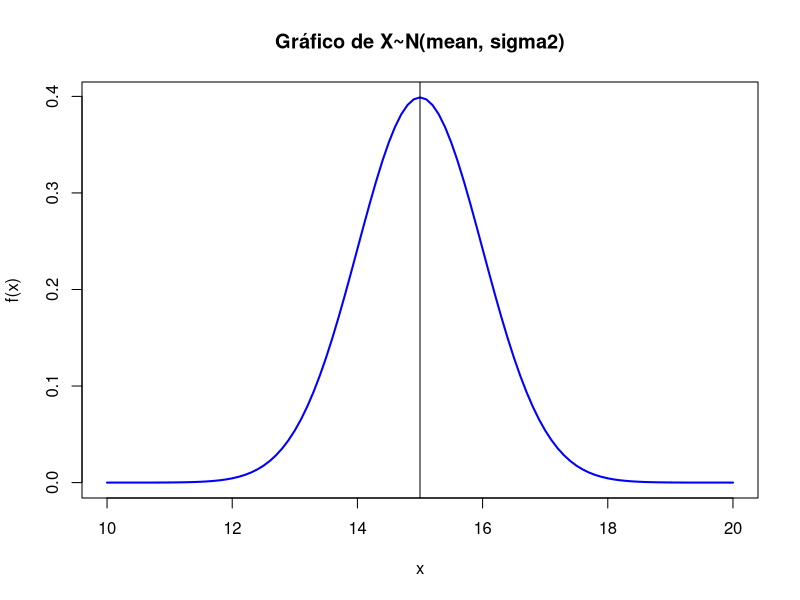
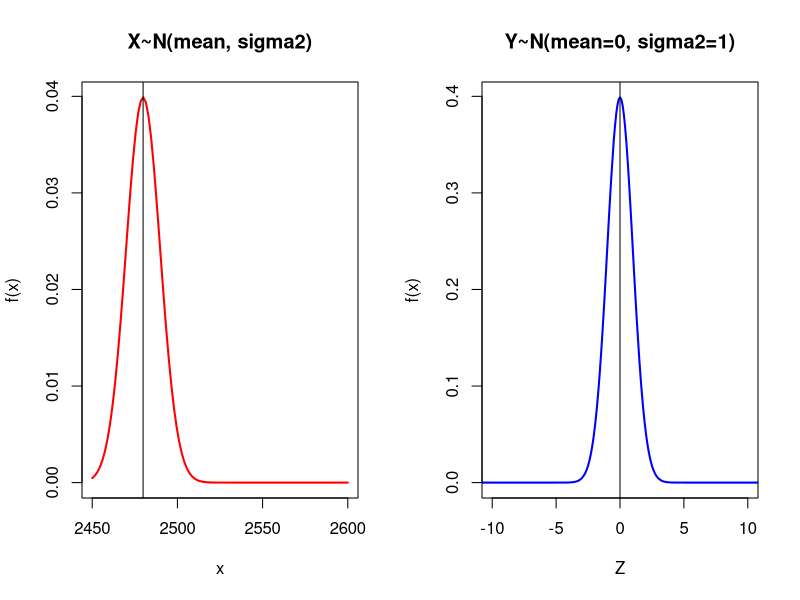

These charts were generated, in order, by the following R code:
par(mfrow=c(1,1))
#############################################
## Probabilities in the Normal Distribution #
###### Biostatistics - ESALQ - 2021.2 #######
#### Beatriz Rodrigues Estevam 11911810 #####
#############################################

?pnorm
# ?qnorm
# ?dnorm

## Cumulative distribution function (CDF)
# value -CDF-> Probability of randomly obtaining an equal or lesser result 


### BASICS ###
## Non- standardized 
# P(X<=10), N(5, 9)
pnorm(10, 5, 3) # X value, mean, standard deviation 
# p(x>10), N(5, 9)
1 - pnorm(10, 5, 3)
# P(X>34), N(30, 16)
a = pnorm(34, 30, sqrt(16))
1 - a 

### STANDARDIZARION ###
## Z-value 
Zvalue = function(x, mean, sd){
  (x-mean)/sd 
}
Zvalue(x = 30, mean = 30, sd = 4)
#Zvalue(x = 34, mean = 30, sd = 4)
#Zvalue(x = 15, mean = 30, sd = 4)
## Standard deviation 
# P(-1.2 < Z < 0.1)  N(0, 1)
a = pnorm(0.1) # X value (upper limit) (Zvalue)
b = pnorm(-1.2) # X value (lower limit) (Zvalue)
a
b
a - b


### INTERVALS ###
## Non- standardized 
# P(92 <= X <= 95), N(100, 20)
a = pnorm(95, 100, sqrt(20)) # X value (upper limit), mean, standard deviation (sqrt(variance))
b = pnorm(92, 100, sqrt(20)) # X value (lower limit), mean, standard deviation 
a - b
# P(34 < X < 42), N(30, 16)
a = pnorm(42, 30, sqrt(16))
b = pnorm(34, 30, sqrt(16))
a - b


### AREA/PROBABILITY -> X and Z values 
# N(75, 25)
qnorm(0.25 , 75 , 5) # % area/probability, mean, standard deviation
# N(0, 1)
qnorm(0.50 , 0 , 1) # area/probability, mean, standard deviation

### Graph ###
graph = function(mean, sd, min, max){
  curve(dnorm(x=x,mean = mean, sd = sd), xlim=c(min, max), lwd=2,col="blue",ylab="f(x)",
      main="Gráfico de X~N(mean, sigma2)")
  abline(v=mean)
}
graph(mean=15, sd=1, min=10, max=20)

##################
### AUTOMATION ###
##################
## Z-value & Probability 
Pz = function(x, mean, sd){
  Z = (x-mean)/sd 
  P_z = pnorm(Z)
  return(data.frame(row.names = c('Zvalue', 'Pz'), c(Z, P_z)))
}
#P(X<49), N(60, 100)
Pz(x=49, mean=60, sd=10)


## Graphs & Z-value & Probability
# Input Non- standardized  data
# x = seq(from=-20, to=95, by=0.25)  # Non-andom sample
x = sort(sample(5000, 10000, replace = TRUE)) # Random sample
x[10000] 
mean(x)

#Function
Pz = function(x, sd, max, min){
  mean=mean(x=x)
  Z = (x-mean)/sd 
  P_z = pnorm(Z)
  
  par(mfrow=c(1,2))
  curve(dnorm(x=x,mean = mean, sd = sd), xlim=c(min, max), lwd=2,col="red",ylab="f(x)",
        main="X~N(mean, sigma2)")
  abline(v=mean)
  
  plot(x = Z, dnorm(x=Z, mean = 0, sd = 1), xlim=c(-10, 10), type='l', lwd=2,
       col="blue",ylab="f(x)", main="Y~N(mean=0, sigma2=1)")
  abline(v=0)
  return(Z[10000]) # To return Z-value 
  #return (P_z[10000]) # To return Probability
}

# Test
Pz(x=x, sd=10, min = 2450, max= 2600)







